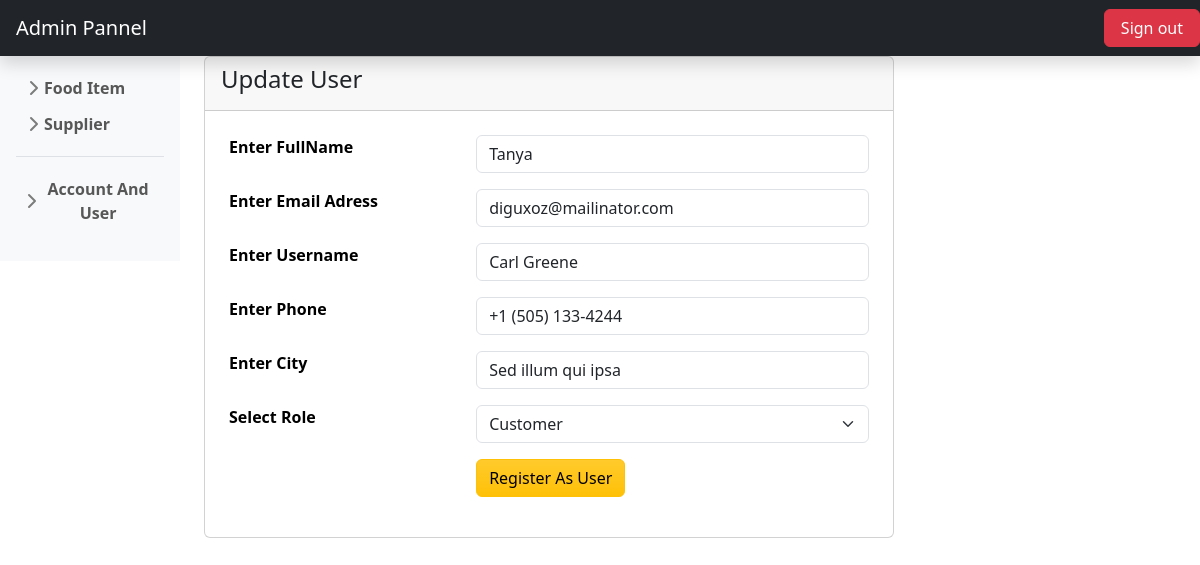
Page /profile.php?change=1 on the committed database.
### tables this page shows
CREATE TABLE `users` (
  `user_id` int(11) NOT NULL,
  `fullname` varchar(50) NOT NULL,
  `username` varchar(50) NOT NULL,
  `password` varchar(50) NOT NULL,
  `email` varchar(255) NOT NULL,
  `phone` varchar(100) NOT NULL,
  `city` varchar(100) NOT NULL,
  `role` varchar(100) NOT NULL,
  `created_at` timestamp NOT NULL DEFAULT current_timestamp()
);

### profile.php (the view, shortened to what this page needs)
<?php
include 'db.php';
$id = $_GET['change'];
$result = mysqli_query($conn, "SELECT * FROM users WHERE user_id='$id'");
$row = mysqli_fetch_array($result);
include 'header.php';
?>
<div class="container-fluid mx-0 px-0">
    <div class="row">
        <div class="col-md-2">
            <?php
            include 'nav.php';
            ?>
        </div>
        <div class="col-md-7">
            <div class="card">
                <div class="card-header">
                    <h4>Update User</h4>
                </div>
                <div class="card-body">
                    <form method="POST" enctype="multipart/form-data">
                        <table class="table table-borderless">
                            <tr>
                                <td><b>Enter FullName</b></td>
                                <td><input type="text" class="form-control" name="fname" value="<?php echo $row['fullname']; ?>" required /></td>
                            </tr>
                            <tr>
                                <td><b>Enter Email Adress</b></td>
                                <td><input type="text" class="form-control" name="uemail" value="<?php echo $row['email']; ?>" required /></td>
                            </tr>
                            <tr>
                                <td><b>Enter Username</b></td>
                                <td><input type="text" class="form-control" name="uname" value="<?php echo $row['username']; ?>" required /></td>
                            </tr>
                            <tr>
                                <td><b>Enter Phone</b></td>
                                <td><input type="text" class="form-control" name="uphone" value="<?php echo $row['phone']; ?>" required /></td>
                            </tr>
                            <tr>
                                <td><b>Enter City</b></td>
                                <td><input type="text" class="form-control" name="ucity" value="<?php echo $row['city']; ?>" required /></td>
                            </tr>
                            <tr>
                                <td> <b> Select Role</b></td>
                                <td>
                                    <select name="role" class="form-select">
                                        <option value="<?php echo $row['role']; ?>"><?php echo $row['role']; ?></option>
                                    </select>
                                </td>
                            </tr>
                            <tr>
                                <td></td>
                                <td><input type="submit" name="add_user" class="btn btn-warning bg-gradient" value="Register As User" /></td>
                            </tr>
                        </table>
                    </form>
                </div>
            </div>
        </div>
    </div>
</div>
<?php
include 'footer.php';
?>

### css/sidebars.css (style rules this page uses)
body { min-height: 100vh; min-height: -webkit-fill-available; }
html { height: -webkit-fill-available; }

### rows in the picture
users: fname "Tanya", uemail "diguxoz@mailinator.com", uname "Carl Greene", uphone "+1 (505) 133-4244", ucity "Sed illum qui ipsa", role "Customer"
